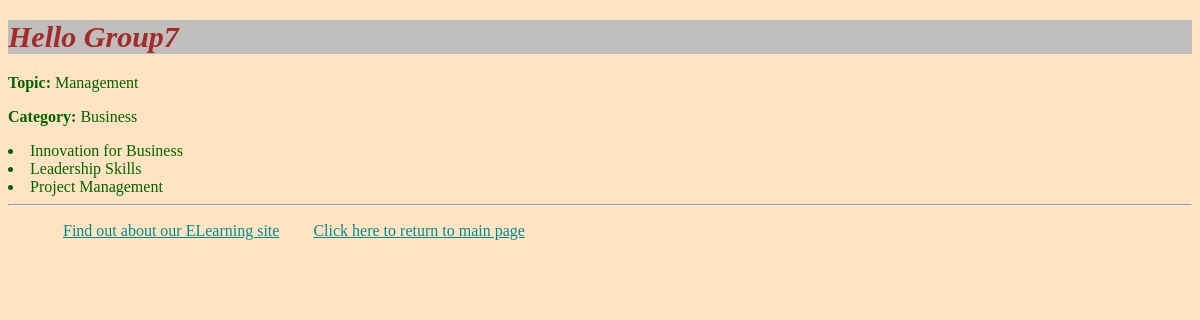
Screenshot of /myapp/2/ with the database file from the repository.
### myapp/models.py (models this page shows, shortened)
class Topic(models.Model):
    name = models.CharField(max_length=200, null=True)
    category = models.CharField(max_length=200, null=True)

class Course(models.Model):
    topic = models.ForeignKey(Topic, related_name='courses', on_delete=models.CASCADE)
    name = models.CharField(max_length=200)
    interested = models.PositiveIntegerField(default=0)
    stages = models.PositiveIntegerField(default=3)
    price = models.DecimalField(max_digits=10, decimal_places=2)
    for_everyone = models.BooleanField(default=True)
    description = models.TextField(max_length=300, null=True, blank=True)
    def __str__(self):
        return self.name

### myapp/views.py (the view)
# urls.py: path(r'<int:top_no>/', views.detail, name='detail'),
def detail(request, top_no):
    response = HttpResponse()
    topics = Topic.objects.filter(id=top_no).values()
    if not topics:
        response.write(get_object_or_404(topics))
        return response
    courses = Course.objects.filter(topic=top_no)
    return render(request, 'myapp/detail.html',
                  {'topic_name': topics[0].get('category'), 'name': topics[0].get('name'), 'courses': courses})

### myapp/templates/myapp/detail.html (shortened to what this page needs)
{% extends 'myapp/base.html' %}
{% block body_block %}
    <p><b>Topic:</b> {{ name }} </p>
    <p><b>Category:</b> {{ topic_name }}</p>
    {% if courses %}
    {% for course in courses %}
        <li> {{course}} </li>
    {% endfor %}
    {% else %}
        <p> No Course found for this topic </p>
    {% endif %}
{% endblock %}

### myapp/static/style.css (style rules this page uses)
body { background-color: bisque; color: darkgreen; }

### rows the page displays
Topic: name "Management", category "Business"
Course: name "Innovation for Business"
Course: name "Leadership Skills"
Course: name "Project Management"
